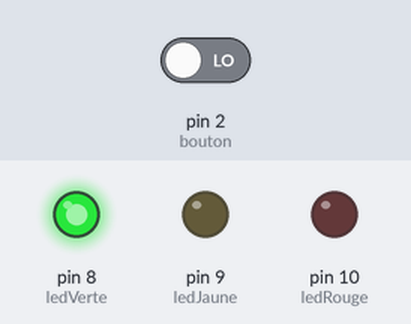
Recording of a sketch running on a simulated Arduino Uno, built with avr-gcc and run on an emulated ATmega328P. On the bench: output pins drawn as LEDs (lit = HIGH). The inputs (shaded band) are chosen by the test bench; at power-on: pin 2 (bouton) LOW.

Above: at 1.2 s.
1.3 s: pin 2 (bouton) driven HIGH
At 1.8 s:
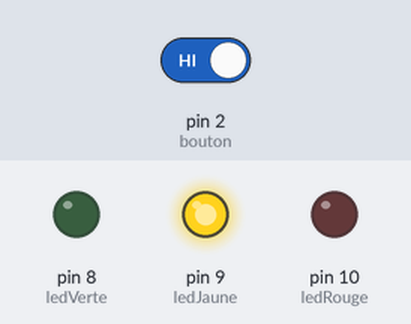
At 4.5 s:
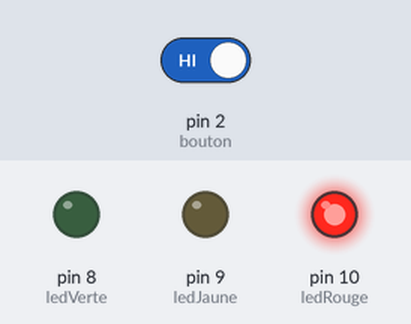
7.3 s: pin 2 (bouton) driven LOW
At 8.7 s:
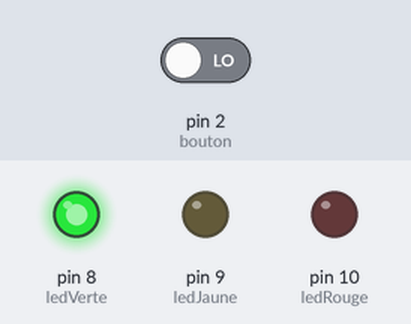
Timing chart, 0 to 10.3 s (numbered marks = the images above; inputs shaded):
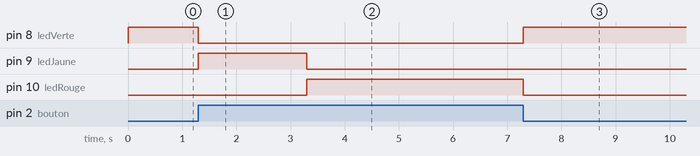

The sketch:

sketch_ex3_feu_rouge_passe_au_vert_avec_bouton_poussoir.ino
```cpp
/*

 Simuler un feu de circulation et le changement de son état
 Le feu de circulation est au vert
 Déclenche le feu rouge lorsque le bouton connecté sur la broche 12 est appuyé

 */

// Initialisation des constantes :
const int bouton = 2;     // Numéro de la broche à laquelle est connecté le bouton poussoir
const int ledVerte =  8;      // Numéro de la broche à laquelle est connectée la LED verte
const int ledJaune =  9;      // Numéro de la broche à laquelle est connectée la LED jaune
const int ledRouge =  10;      // Numéro de la broche à laquelle est connectée la LED rouge

// Déclaration des variables :
int etatBouton = 0;         // variable qui sera utilisée pour stocker l'état du bouton

// le code dans cette fonction est exécuté une fois au début
void setup() {
  // indique que la broche ledVerte, ledJaune et ledRouge sont des sorties :
  pinMode(ledVerte, OUTPUT);
  pinMode(ledJaune, OUTPUT);
  pinMode(ledRouge, OUTPUT);
  // indique que la broche bouton est une entrée :
  pinMode(bouton, INPUT);
}

// le code dans cette fonction est exécuté en boucle
void loop(){
  // lit l'état du bouton et stocke le résultat dans etatBouton
  etatBouton = digitalRead(bouton);
  // Si etatBouton est à 5V (HIGH) c'est que le bouton est appuyé
  if (etatBouton == HIGH) {
    digitalWrite(ledVerte, LOW);   // on éteind la LED verte
    digitalWrite(ledJaune, HIGH);  // on allume la LED jaune
    delay(2000);                   // on laisse allumée la led jaune 2 secondes
    digitalWrite(ledJaune, LOW);   // on éteind la LED jaune
    digitalWrite(ledRouge, HIGH);  // on allume la LED rouge
    delay(4000);                   // on laisse allumée la LED rouge 4 secondes
  }
  else {
    // sinon on allume la LED verte et on éteind les autres
    digitalWrite(ledVerte, HIGH);
    digitalWrite(ledJaune, LOW);
    digitalWrite(ledRouge, LOW);
  }
}
```

Measured:
- after the input at 1.3 s, pin 8 (ledVerte): HIGH → LOW at once; pin 9 (ledJaune): LOW → HIGH at once, → LOW 2.0 s later; pin 10 (ledRouge): LOW → HIGH after 2.0 s
- after the input at 7.3 s, pin 8 (ledVerte): LOW → HIGH at once; pin 9 (ledJaune): stays LOW (without the input it goes to HIGH after 0.00 s); pin 10 (ledRouge): HIGH → LOW at once
